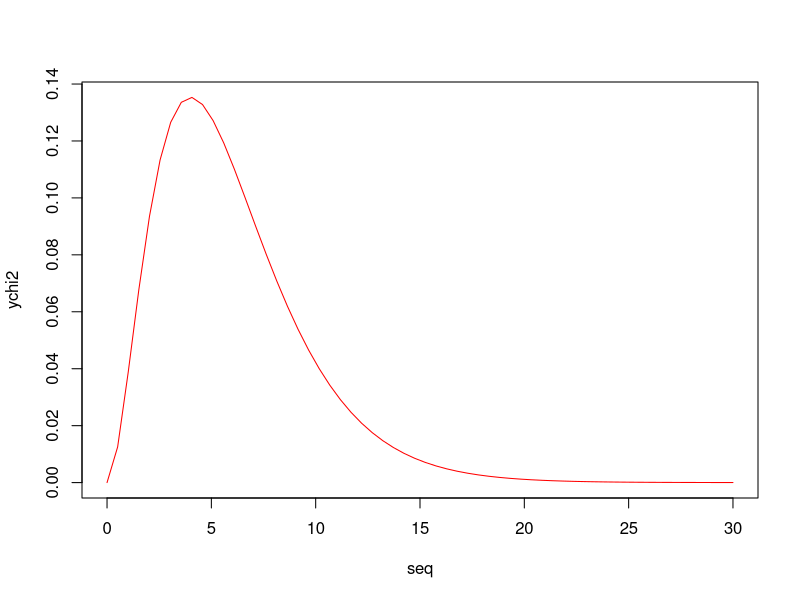
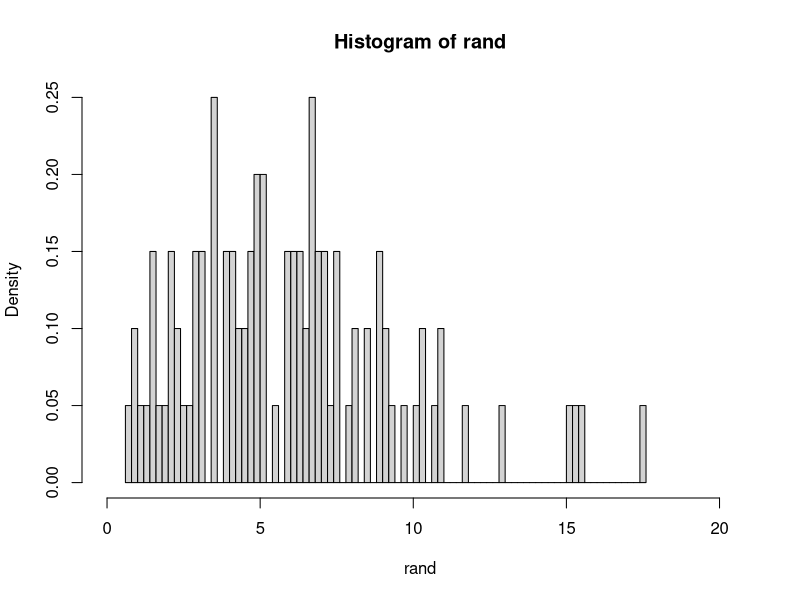

Write the R code that produced these figures, in order. (Note: this script raises an error after producing the figures.)
seq <- seq(0,30, length.out = 60)
ychi2 <- dchisq(seq,6)
plot(seq, ychi2, type = "l", col = "red")

rand <-rchisq(100,6)
hist(rand, breaks = 60, freq = F, xlim=c(0, max(rand)+3))

dens <- function(X, bandwith , kernel){
  #dens.default <-
   # function(X, bandwith , kernel = c("gaussian", "epanechnikov", "rectangular","triangular", "biweight"), ...)
    #{
     # chkDots(...)
      #X = c(1,2,3,4)
      n <- length(X)
      x <- seq.int(min(X), max(X), length.out = n)
      if (missing(kernel)) {kernel = "gaussian"}
      kern <- switch(kernel,
                  gaussian = function(u){return(dnorm(u))},
                  rectangular = {
                    ifelse(abs(u) < 1, .5, 0) },
                  triangular = function(u) {
                    return(ifelse(abs(u) < 1, (1 - abs(u)), 0)) },
                  epanechnikov = function(u){
                   return(ifelse(abs(u) < 1, 3/4*(1 - u^2), 0)) },
                  biweight = function(u){ 
                    return(ifelse(abs(u) < 1, 15/16*(1 - u^2)^2, 0)) })
      
      hat_f <- function(x, X, bandwith) { 
        hatf <- NULL
        hatf$vect <- NULL
        for (i in 1:length(x)){
          hatf$vect[i] <- sum(kern((X-x[i])/bandwith)) / (bandwith*length(X))
        }
        hatf$norm22 <- sum(hatf$vect^2)
        hatf$hatf <- sum(hatf$vect)
        return(hatf)
      }
      
      if (missing(bandwith)){
      bandwith <- seq(0,5,0.1)
      s <- 0
      for (i in 1:n){ 
      s<- s + sum(kern( (X[i]-X[-i])/bandwith))
        }
      #n2hat_f <- norm(hat_f,2)^2 # doit être un vecteur
      #n2hat_f <- hat_f(x, X, bandwith)$norm22
      R <- n2hat_f - 2/(n(n-1))* s /bandwith
      #gradient ?
      bandwith <- optim(bandwith, R)
      #bandwith <- bandwith[which.max(R)]
      }
      hat_f(x,X,bandwith) #x doit être un scalaire
      
    #}
  
}




test = dens(rand, bandwith = 1, "gaussian")
lines(test)
